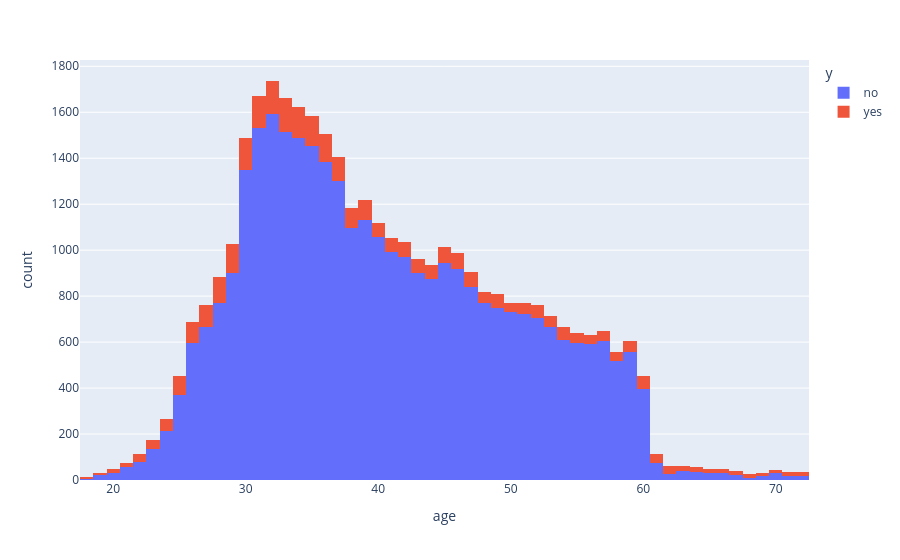

The notebook cell saved with this chart:
### Markdown cell above
Q7: How does age affect Y?

### Code cell
fig = px.histogram(data,x='age',color='y')
fig.show()

### Figure 1 — Plotly figure (JSON) as saved in the notebook; plotly's stock layout.template omitted (floating-point values rounded to 4 significant figures; data arrays with more than 128 entries replaced by an {"elided": "..."} marker saying what was removed)
{"data": [{"alignmentgroup": "True", "bingroup": "x", "hovertemplate": "y=no<br>age=%{x}<br>count=%{y}<extra></extra>", "legendgroup": "no", "marker": {"color": "#636efa", "pattern": {"shape": ""}}, "name": "no", "offsetgroup": "no", "orientation": "v", "showlegend": true, "type": "histogram", "x": {"elided": "33759 int values"}, "xaxis": "x", "yaxis": "y"}, {"alignmentgroup": "True", "bingroup": "x", "hovertemplate": "y=yes<br>age=%{x}<br>count=%{y}<extra></extra>", "legendgroup": "yes", "marker": {"color": "#EF553B", "pattern": {"shape": ""}}, "name": "yes", "offsetgroup": "yes", "orientation": "v", "showlegend": true, "type": "histogram", "x": {"elided": "3299 int values"}, "xaxis": "x", "yaxis": "y"}], "layout": {"barmode": "relative", "legend": {"title": {"text": "y"}, "tracegroupgap": 0}, "margin": {"t": 60}, "xaxis": {"anchor": "y", "domain": [0, 1], "title": {"text": "age"}}, "yaxis": {"anchor": "x", "domain": [0, 1], "title": {"text": "count"}}}}
